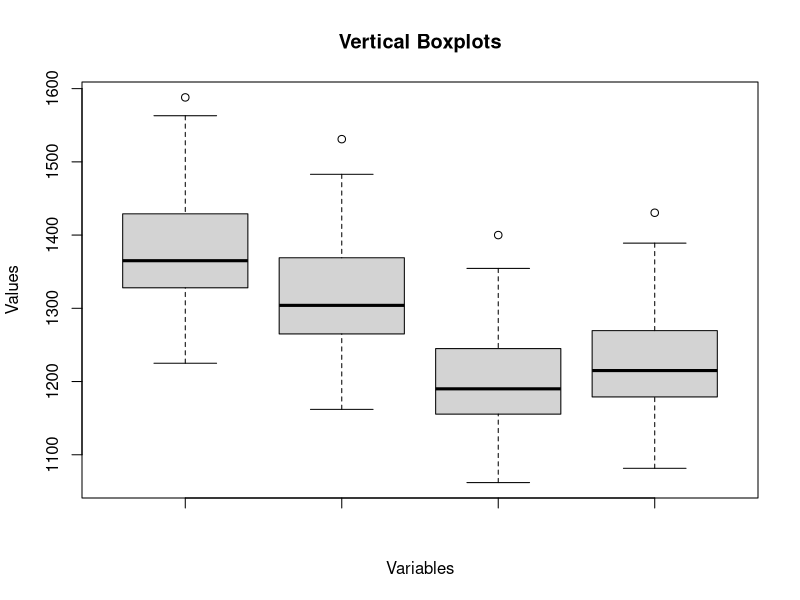
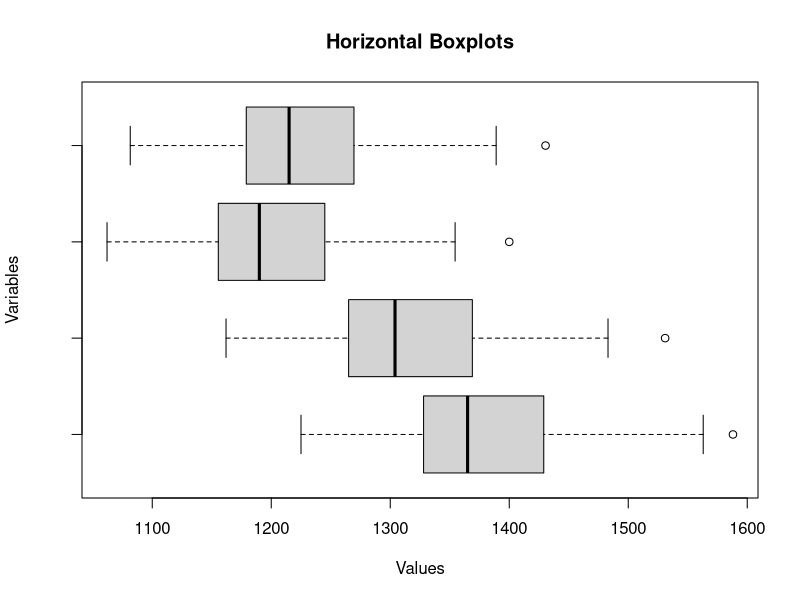

Write R code to recreate these figures, in order.
# CSV の読み込み
Body <- read.table("SampleData03_forR2.csv", header = TRUE, sep = ",")

# PDF 出力開始（YY は自分の番号に変更）
pdf("Class12_rp12-2A_YY.pdf")

# ---- 1枚目：縦の箱ひげ図 ----
boxplot(
  Body[,10],
  Body[,11],
  Body[,12],
  Body[,13],
  main = "Vertical Boxplots",
  xlab = "Variables",
  ylab = "Values"
)

# ---- 2枚目：横の箱ひげ図 ----
boxplot(
  Body[,10],
  Body[,11],
  Body[,12],
  Body[,13],
  horizontal = TRUE,
  main = "Horizontal Boxplots",
  xlab = "Values",
  ylab = "Variables"
)

# PDF 出力終了
dev.off()
